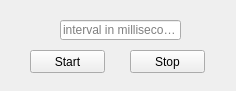
<?xml version="1.0" encoding="UTF-8"?>
<ui version="4.0">
 <class>Form</class>
 <widget class="QWidget" name="Form">
  <property name="geometry">
   <rect>
    <x>0</x>
    <y>0</y>
    <width>236</width>
    <height>91</height>
   </rect>
  </property>
  <property name="windowTitle">
   <string>Form</string>
  </property>
  <widget class="QPushButton" name="startButton">
   <property name="geometry">
    <rect>
     <x>30</x>
     <y>50</y>
     <width>75</width>
     <height>23</height>
    </rect>
   </property>
   <property name="text">
    <string>Start</string>
   </property>
   <property name="checkable">
    <bool>false</bool>
   </property>
  </widget>
  <widget class="QPushButton" name="stopButton">
   <property name="geometry">
    <rect>
     <x>130</x>
     <y>50</y>
     <width>75</width>
     <height>23</height>
    </rect>
   </property>
   <property name="text">
    <string>Stop</string>
   </property>
  </widget>
  <widget class="QLineEdit" name="intervalEdit">
   <property name="geometry">
    <rect>
     <x>60</x>
     <y>20</y>
     <width>121</width>
     <height>20</height>
    </rect>
   </property>
   <property name="text">
    <string/>
   </property>
   <property name="placeholderText">
    <string>interval in milliseconds</string>
   </property>
  </widget>
 </widget>
 <resources/>
 <connections/>
</ui>
